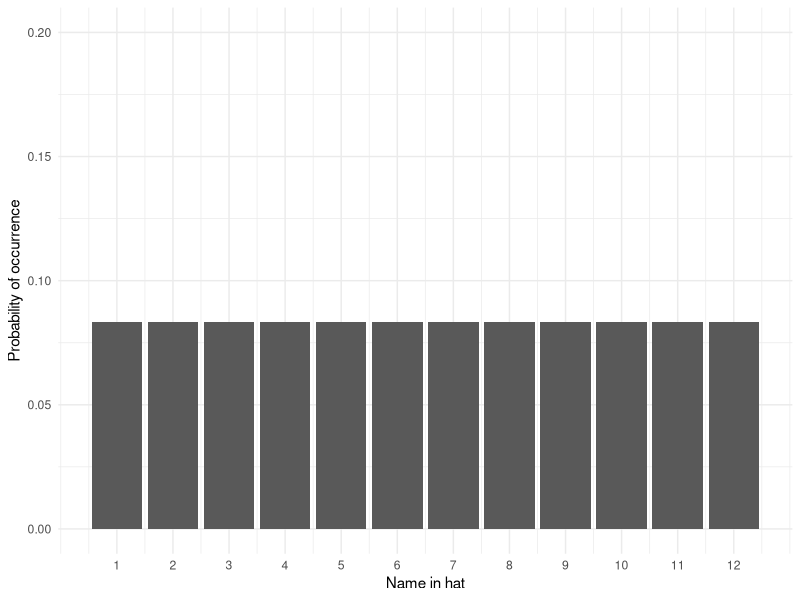
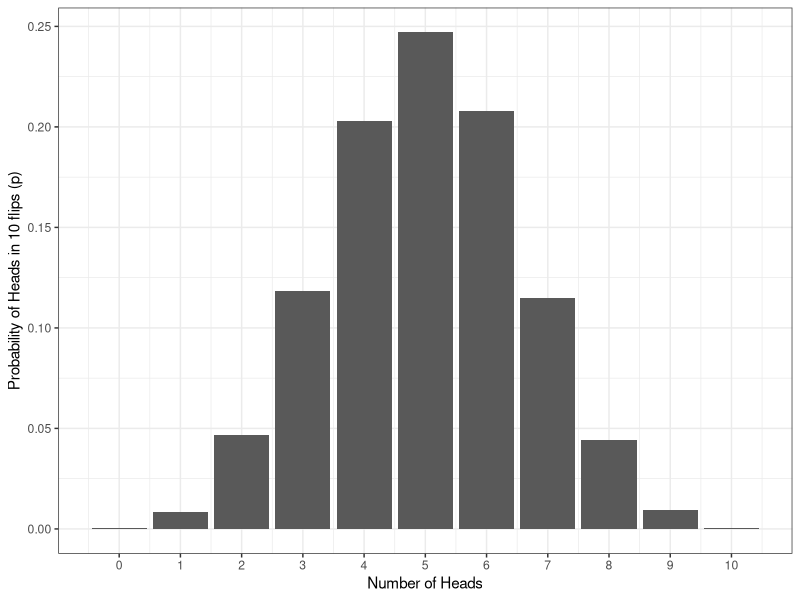

Reproduce these figures in R, in order. (Note: this script raises an error after producing the figures.)
## ---- chunk 1
1/12
## ---- chunk 2
library(tidyverse)
name <- 1:12
prob <- sample(x = .08333333, size = 12, replace = TRUE)
dat <- tibble(name, prob)
ggplot(dat, aes(name, prob)) +
  geom_col() +
  scale_y_continuous(limits = c(0,.2), name = "Probability of occurrence") +
  scale_x_continuous(breaks = c(1,2,3,4,5,6,7,8,9,10,11,12), name = "Name in hat") +
  theme_minimal()
## ---- chunk 3
heads10000 <- replicate(n = 10000, expr = sample(0:1, 10, TRUE) %>% sum())

data10000 <- tibble(heads = heads10000) %>%   # convert to a tibble
                group_by(heads) %>%     # group by number of possibilities 
                summarise(n = n(), # count occurances of each possibility,
                          p=n/10000) # & calculate probability (p) of each

ggplot(data10000, aes(x = heads,y = p)) + 
  geom_bar(stat = "identity") + 
  labs(x = "Number of Heads", y = "Probability of Heads in 10 flips (p)") +
  theme_bw() +
  scale_x_continuous(breaks = c(0,1,2,3,4,5,6,7,8,9,10))
## ---- chunk 4
knitr::include_graphics(path="./images/norm_dist_height.png")
## ---- chunk 5
knitr::include_graphics(path="./images/normal_dist.gif")
